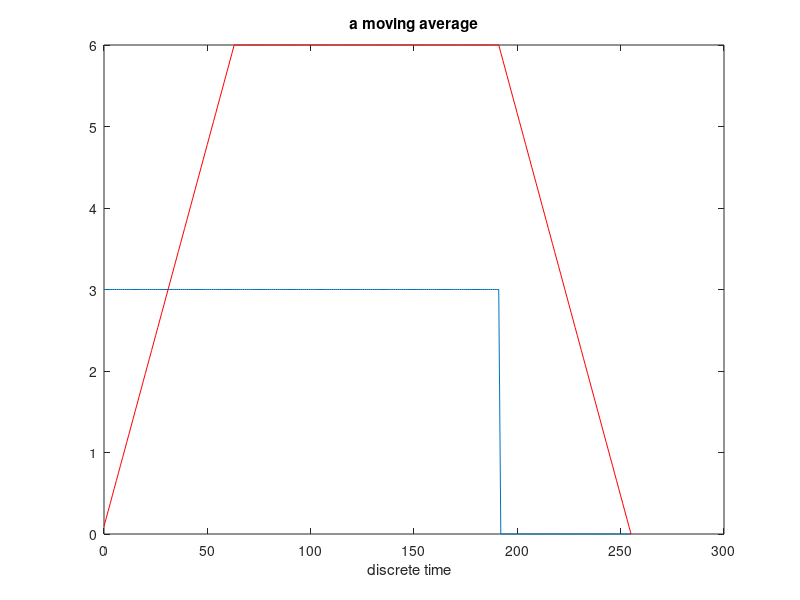

This chart was generated by the following MATLAB code:
% p2_44a.m   Problem 2.44a to approximate a continuous time 
% convolution
% 
% we ENCODE as before, setting n=nr-1 and m=mr-1, getting
%	y(nr-1)=sum(h(mr-1)*x(nr-mr), mr=1,...,M), nr=1,...,N
% or
%	yr(nr)=sum[hr(mr)*xr(nr-mr+1), mr=1,...,M], nr=1,...,N
% this last form we can implement in matlab
%
	clear
	clf
	Th=1;
	Tx=3;
	a=2;
	b=3;
% define length of all sequences
	N=256;
	nr=1:N;
	n=nr-1;
	Ts=(Th+Tx)/N;
% define the moving average filter weights
	M=Th/Ts;
	mr=1:M;
	m=mr-1;
	hr=a*[ones(1,M),zeros(1,N-M)];
% define the inputsequence
	L=Tx/Ts;
	xr=b*[ones(1,L),zeros(1,N-L)];
	for nr=1:N
		yr(nr)=0.0;
		for mr=1:M
			if nr-mr+1>=1 & nr-mr+1<=N
				yr(nr)=yr(nr)+xr(nr-mr+1)*hr(mr)*Ts;
			end
		end
	end
	plot(n,xr,n,yr,'r')
%	axis([0 N-1 -10 10])
	xlabel('discrete time  ')
	title('a moving average')
